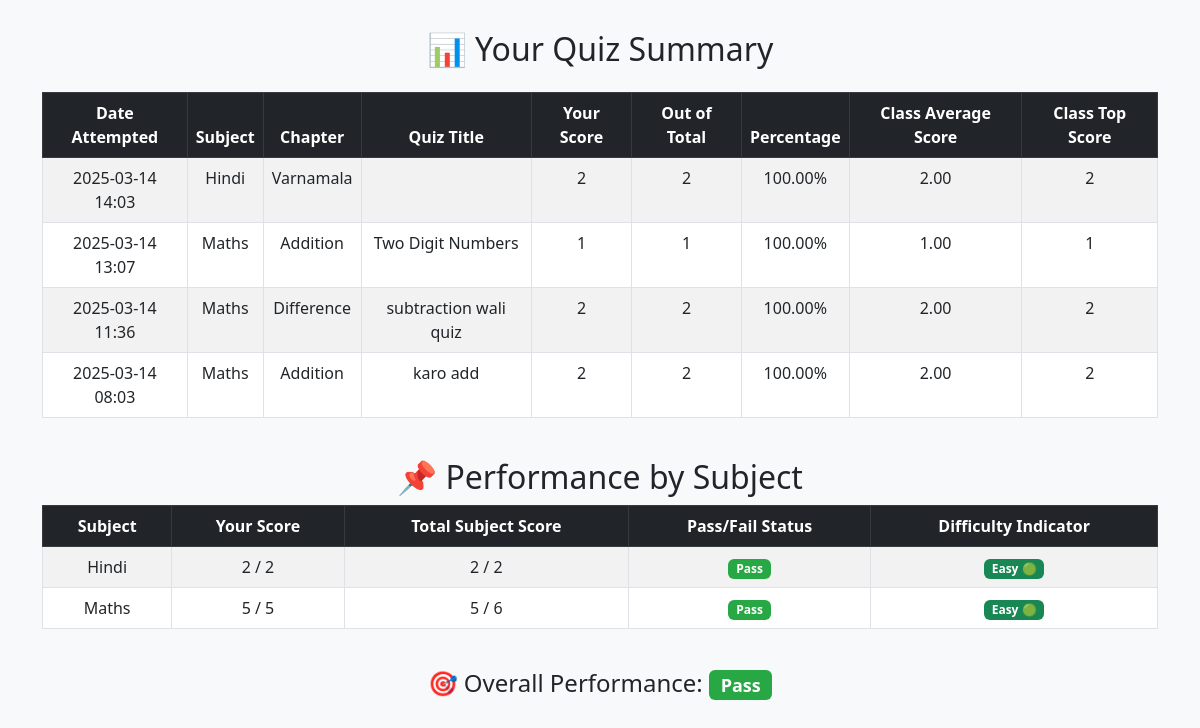
The app's page /quiz_summary (signed in), older data.
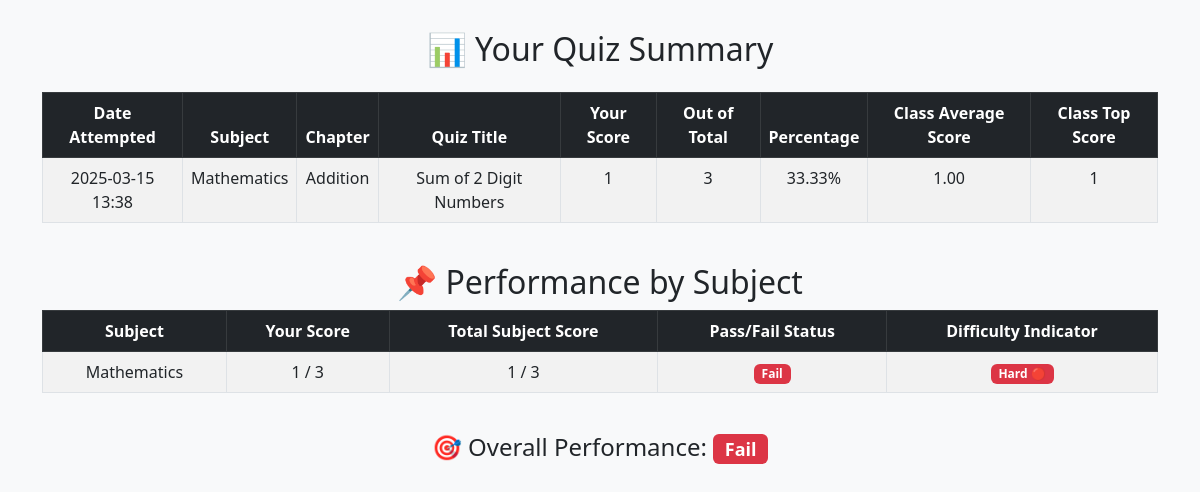
The same page, newer data.
### models/models.py (models this page shows)
class QuizScore(db.Model):
    id = db.Column(db.Integer, primary_key=True)
    user_id = db.Column(db.Integer, db.ForeignKey('user.id'), nullable=False)
    quiz_id = db.Column(db.Integer, db.ForeignKey('quiz.id', ondelete='CASCADE'), nullable=False)  # Ensure proper cascade
    score = db.Column(db.Integer, nullable=False)
    total_questions = db.Column(db.Integer, nullable=False)
    percentage = db.Column(db.Float, nullable=False)
    timestamp = db.Column(db.DateTime, default=datetime.utcnow)

class Subject(db.Model):
    id = db.Column(db.Integer, primary_key=True)
    name = db.Column(db.String(100), unique=True, nullable=False)
    description = db.Column(db.Text, nullable=False)
    chapters = db.relationship('Chapter', backref='subject', lazy=True, cascade="all, delete-orphan")

class Chapter(db.Model):
    id = db.Column(db.Integer, primary_key=True)
    name = db.Column(db.String(100),  unique=True, nullable=False)
    subject_id = db.Column(db.Integer, db.ForeignKey('subject.id', ondelete='CASCADE'), nullable=False)
    quizzes = db.relationship('Quiz', backref='chapter', lazy=True, cascade="all, delete-orphan")

class Quiz(db.Model):
    id = db.Column(db.Integer, primary_key=True)
    chapter_id = db.Column(db.Integer, db.ForeignKey('chapter.id', ondelete='CASCADE'), nullable=False)
    date_of_quiz = db.Column(db.Date, nullable=False)
    time_duration = db.Column(db.Integer, nullable=False)  # Store duration in minutes
    remarks = db.Column(db.Text, unique=True, nullable=False)
    questions = db.relationship('Question', backref='quiz', lazy=True, cascade="all, delete-orphan")
    quiz_scores = db.relationship('QuizScore', backref='quiz', cascade="all, delete-orphan")
    user_responses = db.relationship('UserResponse', backref='quiz', cascade="all, delete-orphan")

### app.py (the view)
@app.route('/quiz_summary')
def quiz_summary():
    if 'user_id' not in session:
        flash("Please log in to view your quiz summary.", "error")
        return redirect(url_for('login'))
    user_id = session['user_id']
    past_attempts = (
        db.session.query(
            QuizScore,
            Quiz,
            Chapter,
            Subject,
            db.func.avg(QuizScore.score).over(partition_by=QuizScore.quiz_id).label("avg_score"),
            db.func.max(QuizScore.score).over(partition_by=QuizScore.quiz_id).label("top_score")
        )
        .join(Quiz, QuizScore.quiz_id == Quiz.id)
        .join(Chapter, Quiz.chapter_id == Chapter.id)
        .join(Subject, Chapter.subject_id == Subject.id)
        .filter(QuizScore.user_id == user_id)
        .order_by(QuizScore.timestamp.desc())
        .all()
    )
    subject_scores_query = (
        db.session.query(
            Subject.name.label('subject_name'),
            db.func.sum(QuizScore.score).filter(QuizScore.user_id == user_id).label('user_total_score'),
            db.func.sum(QuizScore.total_questions).filter(QuizScore.user_id == user_id).label('user_total_possible_score'),
            db.func.sum(QuizScore.score).label('overall_total_score'),
            db.func.sum(QuizScore.total_questions).label('overall_total_possible_score')
        )
        .join(Quiz, QuizScore.quiz_id == Quiz.id)
        .join(Chapter, Quiz.chapter_id == Chapter.id)
        .join(Subject, Chapter.subject_id == Subject.id)
        .group_by(Subject.name)
        .all()
    )
    subject_scores = []
    for subject_name, user_total_score, user_total_possible_score, overall_total_score, overall_total_possible_score in subject_scores_query:
        user_total_possible_score = user_total_possible_score or 0
        user_total_score = user_total_score or 0
        user_percentage = (user_total_score / user_total_possible_score) * 100 if user_total_possible_score > 0 else 0
        pass_fail = "Pass" if user_percentage >= 40 else "Fail"
        overall_percentage = (overall_total_score / overall_total_possible_score) * 100 if overall_total_possible_score > 0 else 0
        if overall_percentage < 50:
            difficulty = "Hard 🔴"
        elif 50 <= overall_percentage < 75:
            difficulty = "Moderate 🟡"
        else:
            difficulty = "Easy 🟢"
        subject_scores.append((subject_name, user_total_score, user_total_possible_score, overall_total_score, overall_total_possible_score, pass_fail, difficulty))
    total_attempts = len(past_attempts)
    passed_attempts = sum(1 for attempt in past_attempts if attempt[0].total_questions > 0 and (attempt[0].score / attempt[0].total_questions) * 100 >= 40)
    overall_pass_status = "N/A" if total_attempts == 0 else ("Pass" if passed_attempts / total_attempts >= 0.5 else "Fail")
    return render_template(
        'quiz_summary.html',
        past_attempts=past_attempts,
        subject_scores=subject_scores,
        overall_pass_status=overall_pass_status
    )

### templates/quiz_summary.html (shortened to what the changed rows need)
<!DOCTYPE html>
<html lang="en">
<head>
    <link href="https://cdn.jsdelivr.net/npm/bootstrap@5.3.0/dist/css/bootstrap.min.css" rel="stylesheet">
</head>
<body>
<div class="container-fluid">
    <div class="container">
        <h2 class="text-center mb-4">📊 Your Quiz Summary</h2>
        <div class="table-responsive">
            <table class="table table-hover table-striped table-bordered">
                <thead class="table-dark">
                    <tr>
                        <th>Date Attempted</th>
                        <th>Subject</th>
                        <th>Chapter</th>
                        <th>Quiz Title</th>
                        <th>Your Score</th>
                        <th>Out of Total</th>
                        <th>Percentage</th>
                        <th>Class Average Score</th>
                        <th>Class Top Score</th>
                    </tr>
                </thead>
                <tbody>
                    {% for quiz_score, quiz, chapter, subject, avg_score, top_score in past_attempts %}
                    <tr>
                        <td>{{ quiz_score.timestamp.strftime('%Y-%m-%d %H:%M') }}</td>
                        <td>{{ subject.name }}</td>
                        <td>{{ chapter.name }}</td>
                        <td>{{ quiz.remarks }}</td>
                        <td>{{ quiz_score.score }}</td>
                        <td>{{ quiz_score.total_questions }}</td>
                        <td>{{ "%.2f"|format((quiz_score.score / quiz_score.total_questions) * 100) }}%</td>
                        <td>{{ "%.2f"|format(avg_score) }}</td>
                        <td>{{ top_score }}</td>
                    </tr>
                    {% else %}
                    <tr>
                        <td colspan="9" class="text-center text-muted">No past quiz attempts found.</td>
                    </tr>
                    {% endfor %}
                </tbody>
            </table>
        </div>
        <h2 class="text-center mt-4">📌 Performance by Subject</h2>
        <div class="table-responsive">
            <table class="table table-hover table-striped table-bordered">
                <thead class="table-dark">
                    <tr>
                        <th>Subject</th>
                        <th>Your Score</th>
                        <th>Total Subject Score</th>
                        <th>Pass/Fail Status</th>
                        <th>Difficulty Indicator</th>
                    </tr>
                </thead>
                <tbody>
                    {% for subject, user_total_score, user_total_possible_score, overall_total_score, overall_total_possible_score, pass_fail_status, difficulty in subject_scores %}
                    <tr>
                        <td>{{ subject }}</td>
                        <td>{{ user_total_score }} / {{ user_total_possible_score }}</td>
                        <td>{{ overall_total_score }} / {{ overall_total_possible_score }}</td>
                        <td>
                            <span class="badge {% if pass_fail_status == 'Pass' %}badge-success{% else %}badge-danger{% endif %}">
                                {{ pass_fail_status }}
                            </span>
                        </td>
                        <td>
                            {% if "Hard" in difficulty %}
                                <span class="badge bg-danger">{{ difficulty }}</span>
                            {% elif "Moderate" in difficulty %}
                                <span class="badge bg-warning">{{ difficulty }}</span>
                            {% else %}
                                <span class="badge bg-success">{{ difficulty }}</span>
                            {% endif %}
                        </td>
                    </tr>
                    {% else %}
                    <tr>
                        <td colspan="5" class="text-center text-muted">No subject scores available.</td>
                    </tr>
                    {% endfor %}
                </tbody>
            </table>
        </div>
        <div class="text-center mt-4">
            <h4>🎯 Overall Performance:
                <span class="badge {% if overall_pass_status == 'Pass' %}badge-success{% else %}badge-danger{% endif %}">
                    {{ overall_pass_status }}
                </span>
            </h4>
        </div>
    </div>
</div>
</body>
</html>

Row changes from the older to the newer data that the page shows:
removed QuizScore: timestamp "2025-03-14 14:03", name "Hindi", name "Varnamala", score "2", total_questions "2", (quiz_score.score/quiz_score.total_questions)*100 "100.00", avg_score "2.00", top_score "2"
removed QuizScore: timestamp "2025-03-14 13:07", name "Maths", name "Addition", remarks "Two Digit Numbers", score "1", total_questions "1", (quiz_score.score/quiz_score.total_questions)*100 "100.00", avg_score "1.00", top_score "1"
removed QuizScore: timestamp "2025-03-14 11:36", name "Maths", name "Difference", remarks "subtraction wali quiz", score "2", total_questions "2", (quiz_score.score/quiz_score.total_questions)*100 "100.00", avg_score "2.00", top_score "2"
no longer on this page (row edited): Subject: name "Hindi", id "2", pass_fail_status "Pass", difficulty "Easy 🟢"
changed QuizScore "Addition": timestamp "2025-03-14 08:03" → "2025-03-15 13:38"; name "Maths" → "Mathematics"; remarks "karo add" → "Sum of 2 Digit Numbers"; score "2" → "1"; total_questions "2" → "3"; (quiz_score.score/quiz_score.total_questions)*100 "100.00" → "33.33"; avg_score "2.00" → "1.00"; top_score "2" → "1"
changed Subject: name "Maths" → "Mathematics"; id "5" → "1"; user_total_possible_score "5" → "3"; overall_total_possible_score "6" → "3"; pass_fail_status "Pass" → "Fail"; difficulty "Easy 🟢" → "Hard 🔴"
Text that changed along with them:
{{ overall_pass_status }}: "Pass" → "Fail"
